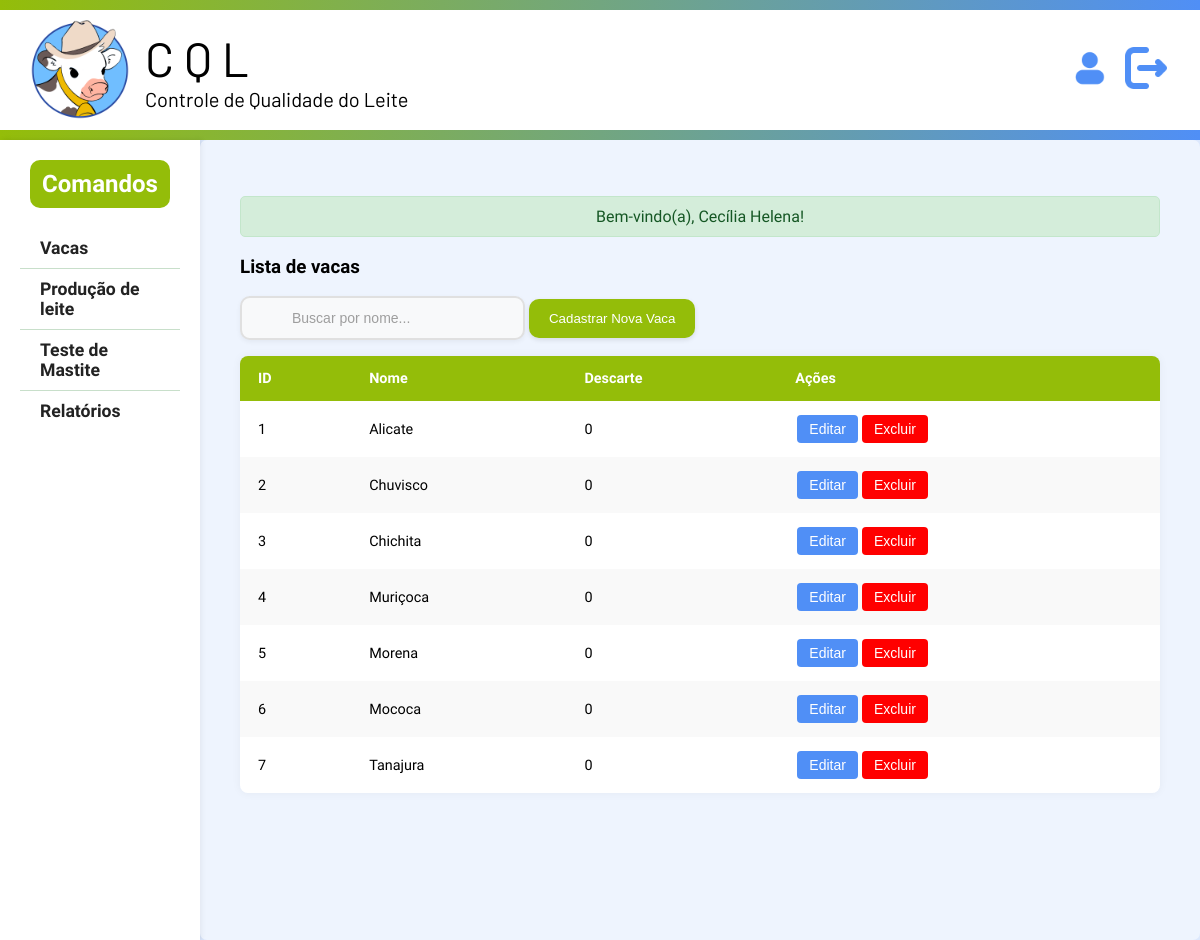
The page /FrontEnd/aluno/area_comum_aluno.php (signed in) on the database its author committed.
### tables this page shows
CREATE TABLE `vacas` (
  `id_vaca` int(11) NOT NULL,
  `nome` varchar(100) NOT NULL,
  `descarte` tinyint(1) NOT NULL DEFAULT 0
);

### FrontEnd/aluno/area_comum_aluno.php (shortened to what this page needs)
<?php
include("../../BackEnd/gerar_alertas.php")
?>
<!DOCTYPE html>
<html lang="pt-br">
<head>
  <link rel="stylesheet" href="../style/usuarios.css" />
</head>
<body>
  <div class="faixa-decorada"></div>
  <header id="menu">
    <div class="logo-container">
      <img src="../imgs/iconePagPreto.png" alt="Logo do projeto" class="logo" />
      <div class="texto-logo">
        <h1 class="barlow-regular">CQL</h1>
        <h2 class="barlow-regular">Controle de Qualidade do Leite</h2>
      </div>
    </div>
    <div class="caixa-perfil">
      <button id="btnPerfil" title="<?php echo htmlspecialchars($_SESSION['nome'] ?? 'Usuário'); ?>">
        <img src="../imgs/perfil.png" alt="Perfil de <?php echo htmlspecialchars($_SESSION['nome'] ?? 'usuário'); ?>">
      </button>
      <button title="Sair" onclick="if(confirmarSaida()) location.href='../../FrontEnd/logout.php'">
        <img src="../imgs/sair.png" alt="Botão sair">
      </button>
    </div>
  </header>
  <div class="faixa-decorada"></div>
  <main class="painel">
    <nav class="menu-lateral">
      <h2>Comandos</h2>
      <ul>
        <li><a href="#" onclick="mostrarSecao('lista')">Vacas</a></li>
        <li><a href="#" onclick="mostrarSecao('producao')">Produção de leite</a></li>
        <li><a href="#" onclick="mostrarSecao('teste_mastite')">Teste de Mastite</a></li>
        <li><a href="#" onclick="mostrarSecao('relatorios')">Relatórios</a></li>
      </ul>
    </nav>
    <section id="lista" class="conteudo">
      <?php if (isset($_SESSION['mensagem'])): ?>
        <p class="mensagem" role="alert" id="mensagem-global"><?= $_SESSION['mensagem']; ?></p>
        <?php unset($_SESSION['mensagem']);
      endif; ?>
      <h3>Lista de vacas</h3>
      <input type="text" id="buscaVaca" list="vacasNomesDatalist" placeholder="Buscar por nome..."
        oninput="filtrarVacasTabela()" class="input-busca">
      <button onclick="mostrarSecao('cadastro')" class="btn">Cadastrar Nova Vaca</button>
      <table class="tabela" id="id-tabela-vacas">
        <thead>
          <tr>
            <th>ID</th>
            <th>Nome</th>
            <th>Descarte</th>
            <th>Ações</th>
          </tr>
        </thead>
        <tbody>
          <?php require("../../BackEnd/listar_vacas.php") ?>
        </tbody>
      </table>
    </section>
  </main>
</body>
</html>

### BackEnd/listar_vacas.php
<?php
require("conexao.php");
try {
    $stmt = $banco->query("SELECT * FROM vacas");
    $vacas = $stmt->fetchAll(PDO::FETCH_ASSOC);
    if (count($vacas) > 0) {
        foreach ($vacas as $vaca) {
            echo "<tr data-id='{$vaca['id_vaca']}'>";
            echo "<td>{$vaca['id_vaca']}</td>";
            echo "<td class='nome-vaca'>{$vaca['nome']}</td>";
            echo "<td>{$vaca['descarte']}</td>";
            echo "<td class='acoes'>";
            echo "<button class='btn-editar' onclick='editarVaca(this)'>Editar</button>";
            echo "<button class='btn-excluir' onclick='excluirVaca({$vaca['id_vaca']}, this)'>Excluir</button>";
            echo "</td>";
            echo "</tr>";
        }
    } else {
        echo "<tr><td colspan='4'><strong>Nenhuma vaca encontrada</strong></td></tr>";
    }
} catch (PDOException $e) {
    echo "<tr><td colspan='4'><strong>Erro ao carregar vacas: " . $e->getMessage() . "</strong></td></tr>";
}
?>

### FrontEnd/style/usuarios.css (style rules this page uses)
:root { --fonte-padrao: "Barlow Semi Condensed", sans-serif; --cor-header: white; --decoracao-header: linear-gradient(to right, #94BD09, #508FF6); --cor-fundo: rgba(80, 143, 246, 0.2); --cor-destaque1: #94BD09; --cor-destaque2: #508FF6; --cor-botao-excluir: #d32f2fd3; --cor-texto-link-menu: #222; --cor-texto-link-menu-hover: #4a6b4d; --cor-link-ativo-fundo: #4CAF50; --cor-link-ativo-texto: #fff; }
* { box-sizing: border-box; }
body, html { min-height: 100vh; margin: 0; }
body { background-color: var(--cor-fundo); font-family: var(--fonte-padrao); opacity: 0; animation: cairSuave 0.8s ease-out forwards; }
.faixa-decorada { height: 10px; background: var(--decoracao-header); }
header { display: flex; align-items: center; justify-content: space-between; padding: 10px 30px; background-color: var(--cor-header); width: 100%; box-sizing: border-box; gap: 20px; }
.barlow-regular { font-family: "Barlow", sans-serif; font-weight: 400; font-style: normal; }
.logo-container { display: flex; align-items: center; gap: 15px; }
.texto-logo { display: flex; flex-direction: column; text-align: justify; }
.texto-logo h1 { margin: 0; font-size: clamp(28px, 5vw, 48px); letter-spacing: 10px; }
.texto-logo h2 { font-size: clamp(14px, 2vw, 20px); margin: 0; }
.logo-container .logo { object-fit: contain; width: 100px; height: auto; }
.caixa-perfil { position: relative; display: flex; gap: 8px; align-items: center; }
.caixa-perfil button img { width: 48px; height: 48px; }
.painel { display: flex; min-height: 100vh; margin-top: 0; position: relative; }
.menu-lateral { background-color: #fff; padding: 20px; width: 200px; font-size: 1.1em; box-shadow: 2px 0 5px rgba(0,0,0,0.1); }
.menu-lateral h2 { font-size: clamp(18px, 2vw, 24px); margin-bottom: 20px; background-color: var(--cor-destaque1); color: #fff; border-radius: 10px; padding: 10px; text-align: center; margin: 0 10px 20px 10px; }
.menu-lateral ul { list-style: none; padding: 0; margin: 0; }
.menu-lateral a { text-decoration: none; color: var(--cor-texto-link-menu); font-weight: bold; display: block; padding: 10px 20px; transition: background-color 0.2s ease, color 0.2s ease; border-bottom: 1px solid #c8dfca; }
.menu-lateral ul li:last-child a { border-bottom: none; }
.conteudo { flex: 1; display: flex; flex-direction: column; align-items: center; padding: 40px; background-color: rgba(255, 255, 255, 0.5); border-radius: 7px; gap: 10px; margin-left: 0; width: 100%; min-height: 100vh; }
.tabela { width: 100%; border-collapse: separate; border-spacing: 0; margin-top: 16px; font-family: var(--fonte-padrao); font-size: clamp(13px, 1.2vw, 16px); box-shadow: 0 0 10px rgba(0, 0, 0, 0.05); border-radius: 8px; overflow: hidden; }
.tabela thead { background-color: var(--cor-destaque1); color: white; }
.tabela th, .tabela td { padding: 14px 18px; text-align: left; }
.tabela tbody tr:nth-child(even) { background-color: #f9f9f9; }
.tabela tbody tr:nth-child(odd) { background-color: #ffffff; }
.mensagem { background-color: #d4edda; color: #155724; border: 1px solid #c3e6cb; padding: 10px; border-radius: 5px; margin-bottom: 15px; text-align: center; }
.caixa-perfil button { all: unset; cursor: pointer; transition: all 0.3s ease; }
.btn { padding: 12px 20px; background-color:var(--cor-destaque1); color: white; border: none; border-radius: 10px; cursor: pointer; font-weight: 500; transition: all 0.3s ease; box-shadow: 0 2px 5px rgba(0,0,0,0.1); }
.btn-editar, .btn-salvar, .btn-excluir { padding: 6px 12px; border: none; border-radius: 4px; cursor: pointer; font-size: 14px; font-weight: 500; transition: all 0.2s ease; margin: 0 2px; }
.btn-editar { background-color: var(--cor-destaque2); color: white; }
.btn-excluir { background-color: red; color: white; }
.input-busca { flex: 1; max-width: 400px; padding: 12px 50px; font-size: 14px; border: 2px solid #e0e0e0; border-radius: 10px; background-color: #f8f9fa; transition: all 0.3s ease; box-shadow: 0 2px 5px rgba(0,0,0,0.05); }
.input-busca::placeholder { color: #9e9e9e; opacity: 1; }
.tabela td { vertical-align: middle; }

### rows shown on the page
vacas: id_vaca "1", nome "Alicate", descarte "0"
vacas: id_vaca "2", nome "Chuvisco", descarte "0"
vacas: id_vaca "3", nome "Chichita", descarte "0"
vacas: id_vaca "4", nome "Muriçoca", descarte "0"
vacas: id_vaca "5", nome "Morena", descarte "0"
vacas: id_vaca "6", nome "Mococa", descarte "0"
vacas: id_vaca "7", nome "Tanajura", descarte "0"

### other values the page prints
$_SESSION['mensagem'] "Bem-vindo(a), Cecília Helena!"
